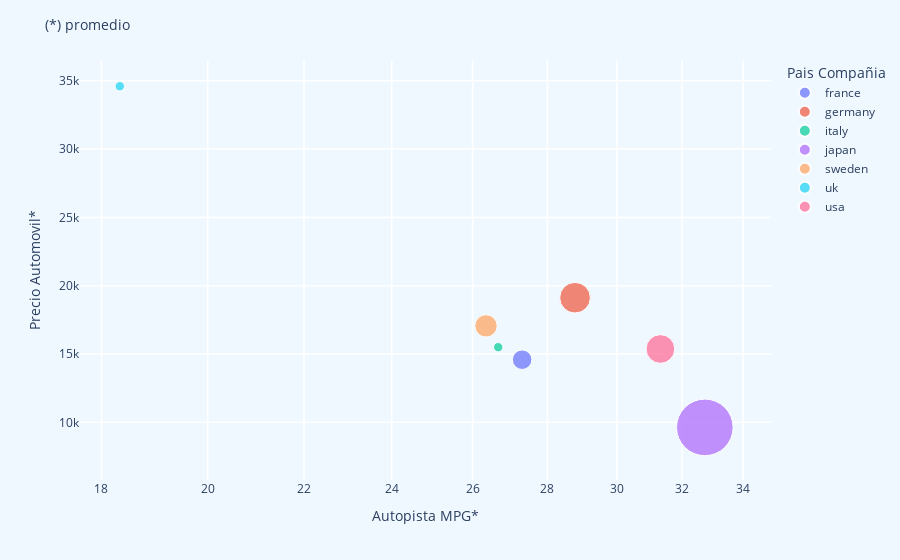
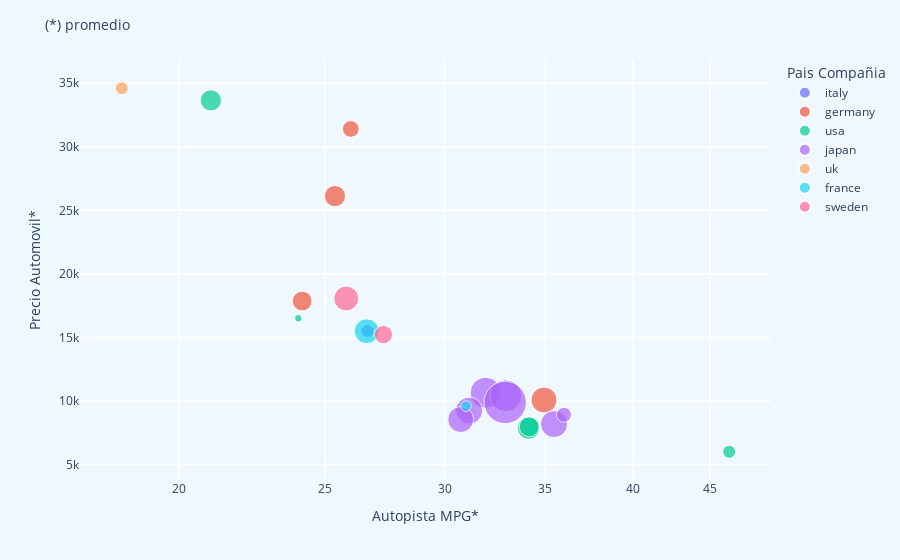

Notebook cell for these charts, in order:
### Markdown cell above
### Autopista MPG vs Precio.
##### En el primer grafico las compañias estan agrupadas por pais (se obtuvo un promedio pais)
##### En el segundo grafico las compañias se muestran en forma individual (se obtuvo un promedio marca)

Se puede interactuar con el grafico a fin de obtener mas informacion:

_Ubiquese por encima de la burbuja de la cual quiere obtener informacion. Haga click en Pais Compañia para realizar filtros

### Code cell
fig = px.scatter(autos_layout, x="Autopista MPG*", y="Precio Automovil*",
        size="Cantidad", color="Pais Compañia",
                 hover_name="Nombre Compañia", log_x=True, size_max=40)

fig.update_layout(
    title='(*) promedio',
    title_font_size=14,
    xaxis=dict(
        title='Autopista MPG*',
        gridcolor='white',
        type='log',
        gridwidth=1.5,
    ),
    yaxis=dict(
        title='Precio Automovil*',
        gridcolor='white',
        gridwidth=1.5,
    ),
    paper_bgcolor='#F0F8FF',
    plot_bgcolor='#F0F8FF',
    autosize=False)

fig.show()


fig = px.scatter(autos_mean, x="Autopista MPG*", y="Precio Automovil*",
        size="Cantidad", color="Pais Compañia",
                 hover_name="Nombre Compañia", log_x=True, size_max=30)

fig.update_layout(
    title='(*) promedio',
    title_font_size=14,
    xaxis=dict(
        title='Autopista MPG*',
        gridcolor='white',
        type='log',
        gridwidth=1.5,
    ),
    yaxis=dict(
        title='Precio Automovil*',
        gridcolor='white',
        gridwidth=1.5,
    ),
    paper_bgcolor='#F0F8FF',
    plot_bgcolor='#F0F8FF',
    autosize=False)

fig.show()

### Figure 1 — Plotly figure (JSON) as saved in the notebook; plotly's stock layout.template omitted (floating-point values rounded to 4 significant figures)
{"data": [{"hovertemplate": "<b>%{hovertext}</b><br><br>Pais Compañia=france<br>Autopista MPG*=%{x}<br>Precio Automovil*=%{y}<br>Cantidad=%{marker.size}<extra></extra>", "hovertext": ["Peugeot - Renault"], "legendgroup": "france", "marker": {"color": "#636efa", "size": [13], "sizemode": "area", "sizeref": 0.06813, "symbol": "circle"}, "mode": "markers", "name": "france", "orientation": "v", "showlegend": true, "type": "scatter", "x": [27.31], "xaxis": "x", "y": [14582], "yaxis": "y"}, {"hovertemplate": "<b>%{hovertext}</b><br><br>Pais Compañia=germany<br>Autopista MPG*=%{x}<br>Precio Automovil*=%{y}<br>Cantidad=%{marker.size}<extra></extra>", "hovertext": ["Audi - BMW - Porsche - Volkswagen"], "legendgroup": "germany", "marker": {"color": "#EF553B", "size": [32], "sizemode": "area", "sizeref": 0.06813, "symbol": "circle"}, "mode": "markers", "name": "germany", "orientation": "v", "showlegend": true, "type": "scatter", "x": [28.78], "xaxis": "x", "y": [19121], "yaxis": "y"}, {"hovertemplate": "<b>%{hovertext}</b><br><br>Pais Compañia=italy<br>Autopista MPG*=%{x}<br>Precio Automovil*=%{y}<br>Cantidad=%{marker.size}<extra></extra>", "hovertext": ["Alfa-romeo"], "legendgroup": "italy", "marker": {"color": "#00cc96", "size": [3], "sizemode": "area", "sizeref": 0.06813, "symbol": "circle"}, "mode": "markers", "name": "italy", "orientation": "v", "showlegend": true, "type": "scatter", "x": [26.67], "xaxis": "x", "y": [15498], "yaxis": "y"}, {"hovertemplate": "<b>%{hovertext}</b><br><br>Pais Compañia=japan<br>Autopista MPG*=%{x}<br>Precio Automovil*=%{y}<br>Cantidad=%{marker.size}<extra></extra>", "hovertext": ["Honda - Isuzu - Mazda - Mitsubishi - Nissan - Subaru - Toyota"], "legendgroup": "japan", "marker": {"color": "#ab63fa", "size": [109], "sizemode": "area", "sizeref": 0.06813, "symbol": "circle"}, "mode": "markers", "name": "japan", "orientation": "v", "showlegend": true, "type": "scatter", "x": [32.73], "xaxis": "x", "y": [9629], "yaxis": "y"}, {"hovertemplate": "<b>%{hovertext}</b><br><br>Pais Compañia=sweden<br>Autopista MPG*=%{x}<br>Precio Automovil*=%{y}<br>Cantidad=%{marker.size}<extra></extra>", "hovertext": ["Saab - Volvo"], "legendgroup": "sweden", "marker": {"color": "#FFA15A", "size": [17], "sizemode": "area", "sizeref": 0.06813, "symbol": "circle"}, "mode": "markers", "name": "sweden", "orientation": "v", "showlegend": true, "type": "scatter", "x": [26.35], "xaxis": "x", "y": [17060], "yaxis": "y"}, {"hovertemplate": "<b>%{hovertext}</b><br><br>Pais Compañia=uk<br>Autopista MPG*=%{x}<br>Precio Automovil*=%{y}<br>Cantidad=%{marker.size}<extra></extra>", "hovertext": ["Jaguar"], "legendgroup": "uk", "marker": {"color": "#19d3f3", "size": [3], "sizemode": "area", "sizeref": 0.06813, "symbol": "circle"}, "mode": "markers", "name": "uk", "orientation": "v", "showlegend": true, "type": "scatter", "x": [18.33], "xaxis": "x", "y": [34600], "yaxis": "y"}, {"hovertemplate": "<b>%{hovertext}</b><br><br>Pais Compañia=usa<br>Autopista MPG*=%{x}<br>Precio Automovil*=%{y}<br>Cantidad=%{marker.size}<extra></extra>", "hovertext": ["Buick - Chevrolet - Dodge - Mercury - Plymouth"], "legendgroup": "usa", "marker": {"color": "#FF6692", "size": [28], "sizemode": "area", "sizeref": 0.06813, "symbol": "circle"}, "mode": "markers", "name": "usa", "orientation": "v", "showlegend": true, "type": "scatter", "x": [31.32], "xaxis": "x", "y": [15368], "yaxis": "y"}], "layout": {"autosize": false, "legend": {"itemsizing": "constant", "title": {"text": "Pais Compañia"}, "tracegroupgap": 0}, "margin": {"t": 60}, "paper_bgcolor": "#F0F8FF", "plot_bgcolor": "#F0F8FF", "title": {"font": {"size": 14}, "text": "(*) promedio"}, "xaxis": {"anchor": "y", "domain": [0, 1], "gridcolor": "white", "gridwidth": 1.5, "title": {"text": "Autopista MPG*"}, "type": "log"}, "yaxis": {"anchor": "x", "domain": [0, 1], "gridcolor": "white", "gridwidth": 1.5, "title": {"text": "Precio Automovil*"}}}}

### Figure 2 — Plotly figure (JSON) as saved in the notebook; plotly's stock layout.template omitted (floating-point values rounded to 4 significant figures)
{"data": [{"hovertemplate": "<b>%{hovertext}</b><br><br>Pais Compañia=italy<br>Autopista MPG*=%{x}<br>Precio Automovil*=%{y}<br>Cantidad=%{marker.size}<extra></extra>", "hovertext": ["alfa-romeo"], "legendgroup": "italy", "marker": {"color": "#636efa", "size": [3], "sizemode": "area", "sizeref": 0.03556, "symbol": "circle"}, "mode": "markers", "name": "italy", "orientation": "v", "showlegend": true, "type": "scatter", "x": [26.67], "xaxis": "x", "y": [15498], "yaxis": "y"}, {"hovertemplate": "<b>%{hovertext}</b><br><br>Pais Compañia=germany<br>Autopista MPG*=%{x}<br>Precio Automovil*=%{y}<br>Cantidad=%{marker.size}<extra></extra>", "hovertext": ["audi", "bmw", "porsche", "volkswagen"], "legendgroup": "germany", "marker": {"color": "#EF553B", "size": [7, 8, 5, 12], "sizemode": "area", "sizeref": 0.03556, "symbol": "circle"}, "mode": "markers", "name": "germany", "orientation": "v", "showlegend": true, "type": "scatter", "x": [24.14, 25.38, 26, 34.92], "xaxis": "x", "y": [17859, 26118, 31400, 10077], "yaxis": "y"}, {"hovertemplate": "<b>%{hovertext}</b><br><br>Pais Compañia=usa<br>Autopista MPG*=%{x}<br>Precio Automovil*=%{y}<br>Cantidad=%{marker.size}<extra></extra>", "hovertext": ["buick", "chevrolet", "dodge", "mercury", "plymouth"], "legendgroup": "usa", "marker": {"color": "#00cc96", "size": [8, 3, 9, 1, 7], "sizemode": "area", "sizeref": 0.03556, "symbol": "circle"}, "mode": "markers", "name": "usa", "orientation": "v", "showlegend": true, "type": "scatter", "x": [21, 46.33, 34.11, 24, 34.14], "xaxis": "x", "y": [33647, 6007, 7875, 16503, 7963], "yaxis": "y"}, {"hovertemplate": "<b>%{hovertext}</b><br><br>Pais Compañia=japan<br>Autopista MPG*=%{x}<br>Precio Automovil*=%{y}<br>Cantidad=%{marker.size}<extra></extra>", "hovertext": ["honda", "isuzu", "mazda", "mitsubishi", "nissan", "subaru", "toyota"], "legendgroup": "japan", "marker": {"color": "#ab63fa", "size": [13, 4, 17, 13, 18, 12, 32], "sizemode": "area", "sizeref": 0.03556, "symbol": "circle"}, "mode": "markers", "name": "japan", "orientation": "v", "showlegend": true, "type": "scatter", "x": [35.46, 36, 31.94, 31.15, 32.94, 30.75, 32.91], "xaxis": "x", "y": [8184, 8916, 10652, 9239, 10415, 8541, 9885], "yaxis": "y"}, {"hovertemplate": "<b>%{hovertext}</b><br><br>Pais Compañia=uk<br>Autopista MPG*=%{x}<br>Precio Automovil*=%{y}<br>Cantidad=%{marker.size}<extra></extra>", "hovertext": ["jaguar"], "legendgroup": "uk", "marker": {"color": "#FFA15A", "size": [3], "sizemode": "area", "sizeref": 0.03556, "symbol": "circle"}, "mode": "markers", "name": "uk", "orientation": "v", "showlegend": true, "type": "scatter", "x": [18.33], "xaxis": "x", "y": [34600], "yaxis": "y"}, {"hovertemplate": "<b>%{hovertext}</b><br><br>Pais Compañia=france<br>Autopista MPG*=%{x}<br>Precio Automovil*=%{y}<br>Cantidad=%{marker.size}<extra></extra>", "hovertext": ["peugeot", "renault"], "legendgroup": "france", "marker": {"color": "#19d3f3", "size": [11, 2], "sizemode": "area", "sizeref": 0.03556, "symbol": "circle"}, "mode": "markers", "name": "france", "orientation": "v", "showlegend": true, "type": "scatter", "x": [26.64, 31], "xaxis": "x", "y": [15489, 9595], "yaxis": "y"}, {"hovertemplate": "<b>%{hovertext}</b><br><br>Pais Compañia=sweden<br>Autopista MPG*=%{x}<br>Precio Automovil*=%{y}<br>Cantidad=%{marker.size}<extra></extra>", "hovertext": ["saab", "volvo"], "legendgroup": "sweden", "marker": {"color": "#FF6692", "size": [6, 11], "sizemode": "area", "sizeref": 0.03556, "symbol": "circle"}, "mode": "markers", "name": "sweden", "orientation": "v", "showlegend": true, "type": "scatter", "x": [27.33, 25.82], "xaxis": "x", "y": [15223, 18063], "yaxis": "y"}], "layout": {"autosize": false, "legend": {"itemsizing": "constant", "title": {"text": "Pais Compañia"}, "tracegroupgap": 0}, "margin": {"t": 60}, "paper_bgcolor": "#F0F8FF", "plot_bgcolor": "#F0F8FF", "title": {"font": {"size": 14}, "text": "(*) promedio"}, "xaxis": {"anchor": "y", "domain": [0, 1], "gridcolor": "white", "gridwidth": 1.5, "title": {"text": "Autopista MPG*"}, "type": "log"}, "yaxis": {"anchor": "x", "domain": [0, 1], "gridcolor": "white", "gridwidth": 1.5, "title": {"text": "Precio Automovil*"}}}}
